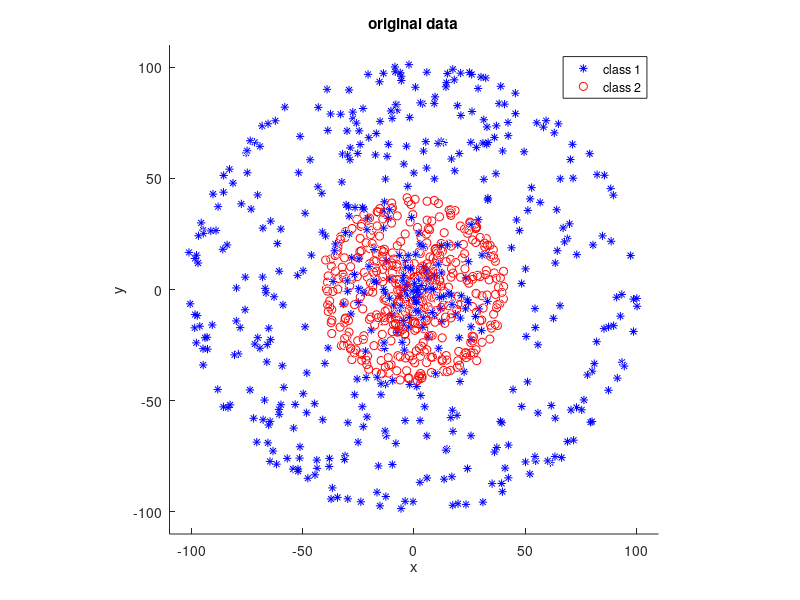

Write the MATLAB code that produced this figure. (Note: this script raises an error after producing the figure.)
%%  This is a demo showing how to use this toolbox
%   This experiment is performed on synthetic data

%   Copyright by Quan Wang, 2011/05/10
%   Please cite: Quan Wang. Kernel Principal Component Analysis and its 
%   Applications in Face Recognition and Active Shape Models. 
%   arXiv:1207.3538 [cs.CV], 2012. 

clear;clc;close all;

load SyntheticData.mat;
d=2;

%% original data
figure;hold on;
plot3(data(1:2:end,1),data(1:2:end,2),data(1:2:end,3),'b*');
plot3(data(2:2:end,1),data(2:2:end,2),data(2:2:end,3),'ro');
legend('class 1','class 2');
axis equal;
xlabel('x');
ylabel('y');
zlabel('z');
axis([-110 110 -110 110 -110 110]);
title('original data');
drawnow;

%% standard PCA
disp('Performing standard PCA...');
Y1=PCA(data,d);
figure;hold on;
plot(Y1(1:2:end,1),Y1(1:2:end,2),'b*');
plot(Y1(2:2:end,1),Y1(2:2:end,2),'ro');
legend('class 1','class 2');
title('standard PCA');
drawnow;

%% polynomial kernel PCA
para=5;
disp('Performing polynomial kernel PCA...');
[Y2] = kPCA(data, d, 'poly', para);
figure;hold on;
plot(Y2(1:2:end,1),Y2(1:2:end,2),'b*');
plot(Y2(2:2:end,1),Y2(2:2:end,2),'ro');
legend('class 1','class 2');
title('polynomial kernel PCA');
drawnow;

%% Gaussian kernel PCA
DIST=distanceMatrix(data);
DIST(DIST==0)=inf;
DIST=min(DIST);
para=5*mean(DIST);
disp('Performing Gaussian kernel PCA...');
[Y3, eigVector]=kPCA(data,d,'gaussian',para);
figure;hold on;
plot(Y3(1:2:end,1),Y3(1:2:end,2),'b*');
plot(Y3(2:2:end,1),Y3(2:2:end,2),'ro');
legend('class 1','class 2');
title('Gaussian kernel PCA');
drawnow;

%% pre-image reconstruction for Gaussian kernel PCA
% disp('Performing kPCA pre-image reconstruction...');
% PI=zeros(size(data)); % pre-image
% for i=1:size(data,1)
%     PI(i,:)=kPCA_PreImage(Y3(i,:)',eigVector,data,para)';
% end
% 
% figure;hold on;
% plot3(PI(1:2:end,1),PI(1:2:end,2),PI(1:2:end,3),'b*');
% plot3(PI(2:2:end,1),PI(2:2:end,2),PI(2:2:end,3),'ro');
% title('Reconstructed pre-images of Gaussian kPCA');

